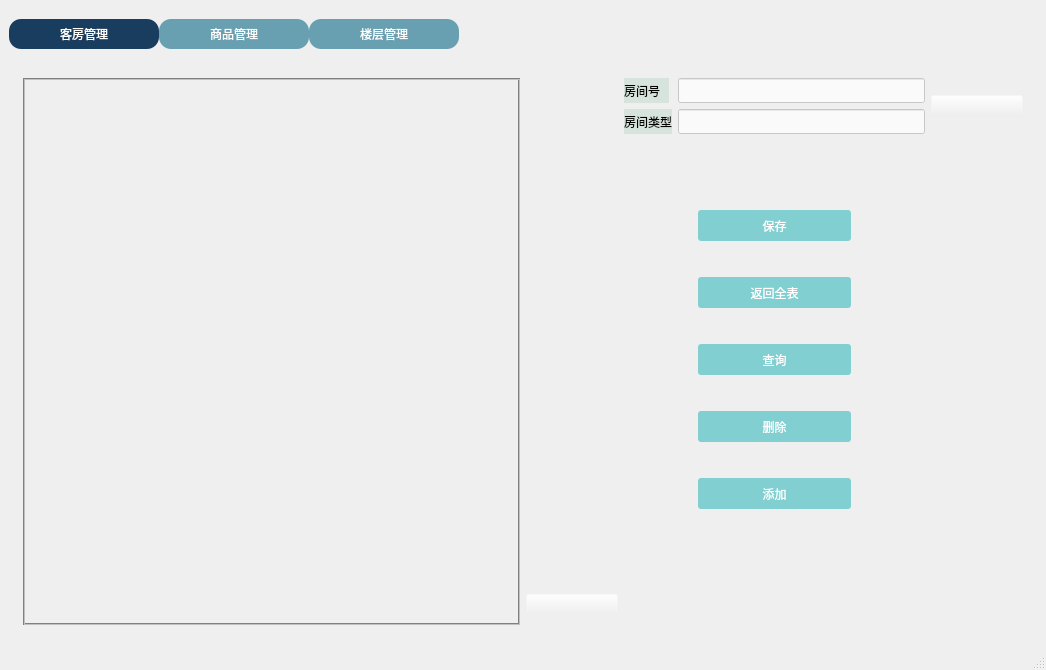
<?xml version="1.0" encoding="UTF-8"?>
<ui version="4.0">
 <class>BasicInformationMainWindow</class>
 <widget class="QMainWindow" name="BasicInformationMainWindow">
  <property name="geometry">
   <rect>
    <x>0</x>
    <y>0</y>
    <width>1046</width>
    <height>670</height>
   </rect>
  </property>
  <property name="font">
   <font>
    <family>微软雅黑</family>
   </font>
  </property>
  <property name="windowTitle">
   <string>MainWindow</string>
  </property>
  <property name="styleSheet">
   <string notr="true">#BasicInformationMainWindow{
border-image: url(:/mainbackground.jpg);
}
#BasicInformationMainWindow *{
border-image: url();
}</string>
  </property>
  <widget class="QWidget" name="centralwidget">
   <property name="font">
    <font>
     <family>微软雅黑</family>
    </font>
   </property>
   <layout class="QGridLayout" name="gridLayout_4">
    <item row="0" column="0">
     <widget class="QTabWidget" name="querybtn_3">
      <property name="enabled">
       <bool>true</bool>
      </property>
      <property name="sizeIncrement">
       <size>
        <width>0</width>
        <height>5</height>
       </size>
      </property>
      <property name="font">
       <font>
        <family>微软雅黑</family>
       </font>
      </property>
      <property name="styleSheet">
       <string notr="true">QTabWidget::pane { 
border-top: rgba(240,240,240,0%); 
border-left: rgba(240,240,240,0%); 
background-color: rgba(240, 240, 240, 0%); 
left:5px; 
right:5px; 
bottom:5px; 
} 
QTabBar::tab{
border-top-left-radius: 12px;
border-top-right-radius: 12px;
border-bottom-right-radius: 12px;
border-bottom-left-radius: 12px; 
min-width:150px;
min-height:30px;
color: rgb(255,255,255);	
margin: 10px, 20px, 10px, 10px;
 }
 
QTabBar::tab::selected{background-color:rgb(25, 61, 95);}
QTabBar::tab::!selected{background-color:rgb(104,160,177);}
</string>
      </property>
      <property name="tabPosition">
       <enum>QTabWidget::North</enum>
      </property>
      <property name="tabShape">
       <enum>QTabWidget::Rounded</enum>
      </property>
      <property name="currentIndex">
       <number>0</number>
      </property>
      <widget class="QWidget" name="atb">
       <attribute name="title">
        <string>客房管理</string>
       </attribute>
       <layout class="QGridLayout" name="gridLayout_5">
        <item row="0" column="0">
         <layout class="QHBoxLayout" name="horizontalLayout_2">
          <item>
           <widget class="QTableView" name="tableView">
            <property name="minimumSize">
             <size>
              <width>462</width>
              <height>0</height>
             </size>
            </property>
            <property name="font">
             <font>
              <family>微软雅黑</family>
             </font>
            </property>
            <property name="styleSheet">
             <string notr="true">QTableView QTableCornerButton::section {
   /*  background: red;
    border: 2px outset red;*/
    color: red;
    background-color: rgba(129, 207, 209, 30%);
    border: 5px solid #f6f7fa;
    border-radius:1px;
    border-color: rgba(129, 207, 209, 30%);
 }
QTableView {
    color: black;                                       /*表格内文字颜色*/
    gridline-color: black;                              /*表格内框颜色*/
    background-color: rgba(108, 108, 108, 0%);               /*表格内背景色*/
    alternate-background-color: rgb(64, 64, 64);
    selection-color: black;                             /*选中区域的文字颜色*/
    selection-background-color: rgb(195, 213, 223);        /*选中区域的背景色*/
    border: 2px groove gray;
    border-radius: 0px;
    padding: 2px 4px;
}
QHeaderView {
    color: black;
    background-color: rgba(195, 213, 223, 0%);/*设置表头空白区域背景色*/
    border: 0px solid rgb(144, 144, 144);
    border:0px solid rgb(191,191,191);
    border-left-color: rgba(255, 255, 255, 0);
    border-top-color: rgba(255, 255, 255, 0);
    border-radius:0px;
    min-height:29px;
}
QHeaderView::section {
    color: black;
    background-color: rgba(129, 207, 209, 30%);
    border: 5px solid #f6f7fa;
    border-radius:1px;
    border-color: rgba(129, 207, 209, 30%);
} </string>
            </property>
           </widget>
          </item>
          <item>
           <layout class="QVBoxLayout" name="verticalLayout_2">
            <item>
             <layout class="QHBoxLayout" name="horizontalLayout">
              <item>
               <layout class="QGridLayout" name="gridLayout">
                <item row="2" column="0">
                 <widget class="QPushButton" name="pushButton_10">
                  <property name="maximumSize">
                   <size>
                    <width>93</width>
                    <height>16777215</height>
                   </size>
                  </property>
                  <property name="styleSheet">
                   <string notr="true">background-color: rgba(240, 240, 240,0%);</string>
                  </property>
                  <property name="text">
                   <string/>
                  </property>
                 </widget>
                </item>
                <item row="1" column="0">
                 <spacer name="verticalSpacer_8">
                  <property name="orientation">
                   <enum>Qt::Vertical</enum>
                  </property>
                  <property name="sizeType">
                   <enum>QSizePolicy::Expanding</enum>
                  </property>
                  <property name="sizeHint" stdset="0">
                   <size>
                    <width>20</width>
                    <height>40</height>
                   </size>
                  </property>
                 </spacer>
                </item>
                <item row="0" column="2">
                 <widget class="QPushButton" name="pushButton_4">
                  <property name="maximumSize">
                   <size>
                    <width>93</width>
                    <height>16777215</height>
                   </size>
                  </property>
                  <property name="styleSheet">
                   <string notr="true">background-color: rgba(240, 240, 240,0%);</string>
                  </property>
                  <property name="text">
                   <string/>
                  </property>
                 </widget>
                </item>
                <item row="1" column="1">
                 <layout class="QGridLayout" name="gridLayout_3">
                  <item row="0" column="0">
                   <spacer name="verticalSpacer_3">
                    <property name="orientation">
                     <enum>Qt::Vertical</enum>
                    </property>
                    <property name="sizeType">
                     <enum>QSizePolicy::Fixed</enum>
                    </property>
                    <property name="sizeHint" stdset="0">
                     <size>
                      <width>20</width>
                      <height>40</height>
                     </size>
                    </property>
                   </spacer>
                  </item>
                  <item row="5" column="0">
                   <widget class="QPushButton" name="addbtn">
                    <property name="minimumSize">
                     <size>
                      <width>153</width>
                      <height>31</height>
                     </size>
                    </property>
                    <property name="maximumSize">
                     <size>
                      <width>153</width>
                      <height>31</height>
                     </size>
                    </property>
                    <property name="font">
                     <font>
                      <family>微软雅黑</family>
                     </font>
                    </property>
                    <property name="styleSheet">
                     <string notr="true">QPushButton { background-color: rgb(129, 207, 209); border-radius: 3px; color: rgb(255, 255, 255); }</string>
                    </property>
                    <property name="text">
                     <string>添加</string>
                    </property>
                   </widget>
                  </item>
                  <item row="3" column="0">
                   <widget class="QPushButton" name="querybtn">
                    <property name="enabled">
                     <bool>true</bool>
                    </property>
                    <property name="minimumSize">
                     <size>
                      <width>153</width>
                      <height>31</height>
                     </size>
                    </property>
                    <property name="maximumSize">
                     <size>
                      <width>153</width>
                      <height>16777215</height>
                     </size>
                    </property>
                    <property name="font">
                     <font>
                      <family>微软雅黑</family>
                     </font>
                    </property>
                    <property name="styleSheet">
                     <string notr="true">QPushButton { background-color: rgb(129, 207, 209); border-radius: 3px; color: rgb(255, 255, 255); }</string>
                    </property>
                    <property name="text">
                     <string>查询</string>
                    </property>
                   </widget>
                  </item>
                  <item row="4" column="0">
                   <widget class="QPushButton" name="deletebtn">
                    <property name="minimumSize">
                     <size>
                      <width>153</width>
                      <height>31</height>
                     </size>
                    </property>
                    <property name="maximumSize">
                     <size>
                      <width>153</width>
                      <height>16777215</height>
                     </size>
                    </property>
                    <property name="font">
                     <font>
                      <family>微软雅黑</family>
                     </font>
                    </property>
                    <property name="styleSheet">
                     <string notr="true">QPushButton { background-color: rgb(129, 207, 209); border-radius: 3px; color: rgb(255, 255, 255); }</string>
                    </property>
                    <property name="text">
                     <string>删除</string>
                    </property>
                   </widget>
                  </item>
                  <item row="2" column="0">
                   <widget class="QPushButton" name="returnbtn">
                    <property name="minimumSize">
                     <size>
                      <width>153</width>
                      <height>31</height>
                     </size>
                    </property>
                    <property name="maximumSize">
                     <size>
                      <width>153</width>
                      <height>16777215</height>
                     </size>
                    </property>
                    <property name="font">
                     <font>
                      <family>微软雅黑</family>
                     </font>
                    </property>
                    <property name="styleSheet">
                     <string notr="true">QPushButton { background-color: rgb(129, 207, 209); border-radius: 3px; color: rgb(255, 255, 255); }</string>
                    </property>
                    <property name="text">
                     <string>返回全表</string>
                    </property>
                   </widget>
                  </item>
                  <item row="1" column="0">
                   <widget class="QPushButton" name="savebtn">
                    <property name="enabled">
                     <bool>true</bool>
                    </property>
                    <property name="minimumSize">
                     <size>
                      <width>153</width>
                      <height>31</height>
                     </size>
                    </property>
                    <property name="maximumSize">
                     <size>
                      <width>153</width>
                      <height>16777215</height>
                     </size>
                    </property>
                    <property name="font">
                     <font>
                      <family>微软雅黑</family>
                     </font>
                    </property>
                    <property name="styleSheet">
                     <string notr="true">QPushButton { background-color: rgb(129, 207, 209); border-radius: 3px; color: rgb(255, 255, 255); }


</string>
                    </property>
                    <property name="text">
                     <string>保存</string>
                    </property>
                   </widget>
                  </item>
                  <item row="6" column="0">
                   <spacer name="verticalSpacer_4">
                    <property name="orientation">
                     <enum>Qt::Vertical</enum>
                    </property>
                    <property name="sizeType">
                     <enum>QSizePolicy::Fixed</enum>
                    </property>
                    <property name="sizeHint" stdset="0">
                     <size>
                      <width>20</width>
                      <height>40</height>
                     </size>
                    </property>
                   </spacer>
                  </item>
                 </layout>
                </item>
                <item row="0" column="0">
                 <spacer name="verticalSpacer">
                  <property name="orientation">
                   <enum>Qt::Vertical</enum>
                  </property>
                  <property name="sizeType">
                   <enum>QSizePolicy::Minimum</enum>
                  </property>
                  <property name="sizeHint" stdset="0">
                   <size>
                    <width>20</width>
                    <height>40</height>
                   </size>
                  </property>
                 </spacer>
                </item>
                <item row="2" column="2">
                 <spacer name="verticalSpacer_2">
                  <property name="orientation">
                   <enum>Qt::Vertical</enum>
                  </property>
                  <property name="sizeType">
                   <enum>QSizePolicy::Fixed</enum>
                  </property>
                  <property name="sizeHint" stdset="0">
                   <size>
                    <width>20</width>
                    <height>40</height>
                   </size>
                  </property>
                 </spacer>
                </item>
                <item row="1" column="2">
                 <spacer name="horizontalSpacer">
                  <property name="orientation">
                   <enum>Qt::Horizontal</enum>
                  </property>
                  <property name="sizeType">
                   <enum>QSizePolicy::Fixed</enum>
                  </property>
                  <property name="sizeHint" stdset="0">
                   <size>
                    <width>40</width>
                    <height>20</height>
                   </size>
                  </property>
                 </spacer>
                </item>
                <item row="0" column="1">
                 <layout class="QGridLayout" name="gridLayout_2">
                  <item row="0" column="1">
                   <widget class="QLineEdit" name="lineEdit_num">
                    <property name="maximumSize">
                     <size>
                      <width>250</width>
                      <height>16777215</height>
                     </size>
                    </property>
                    <property name="font">
                     <font>
                      <family>微软雅黑</family>
                     </font>
                    </property>
                    <property name="styleSheet">
                     <string notr="true">background-color: rgba(255, 255, 255, 70%);</string>
                    </property>
                   </widget>
                  </item>
                  <item row="1" column="1">
                   <widget class="QLineEdit" name="lineEdit_type">
                    <property name="maximumSize">
                     <size>
                      <width>250</width>
                      <height>16777215</height>
                     </size>
                    </property>
                    <property name="font">
                     <font>
                      <family>微软雅黑</family>
                     </font>
                    </property>
                    <property name="styleSheet">
                     <string notr="true">background-color: rgba(255, 255, 255, 70%);</string>
                    </property>
                   </widget>
                  </item>
                  <item row="1" column="0">
                   <widget class="QLabel" name="label_2">
                    <property name="maximumSize">
                     <size>
                      <width>60</width>
                      <height>16777215</height>
                     </size>
                    </property>
                    <property name="font">
                     <font>
                      <family>微软雅黑</family>
                     </font>
                    </property>
                    <property name="styleSheet">
                     <string notr="true">background-color: rgb(215, 228,221);</string>
                    </property>
                    <property name="text">
                     <string>房间类型</string>
                    </property>
                   </widget>
                  </item>
                  <item row="0" column="0">
                   <widget class="QLabel" name="label">
                    <property name="maximumSize">
                     <size>
                      <width>45</width>
                      <height>16777215</height>
                     </size>
                    </property>
                    <property name="font">
                     <font>
                      <family>微软雅黑</family>
                     </font>
                    </property>
                    <property name="styleSheet">
                     <string notr="true">background-color: rgb(215, 228,221);</string>
                    </property>
                    <property name="text">
                     <string>房间号</string>
                    </property>
                   </widget>
                  </item>
                 </layout>
                </item>
               </layout>
              </item>
             </layout>
            </item>
           </layout>
          </item>
         </layout>
        </item>
       </layout>
      </widget>
      <widget class="QWidget" name="tab">
       <attribute name="title">
        <string>商品管理</string>
       </attribute>
       <layout class="QGridLayout" name="gridLayout_8">
        <item row="0" column="0">
         <layout class="QHBoxLayout" name="horizontalLayout_3">
          <item>
           <widget class="QTableView" name="tableView_commodity">
            <property name="minimumSize">
             <size>
              <width>629</width>
              <height>0</height>
             </size>
            </property>
            <property name="font">
             <font>
              <family>微软雅黑</family>
             </font>
            </property>
            <property name="styleSheet">
             <string notr="true">QTableView QTableCornerButton::section {
   /*  background: red;
    border: 2px outset red;*/
    color: red;
    background-color: rgba(129, 207, 209, 30%);
    border: 5px solid #f6f7fa;
    border-radius:1px;
    border-color: rgba(129, 207, 209, 30%);
 }
QTableView {
    color: black;                                       /*表格内文字颜色*/
    gridline-color: black;                              /*表格内框颜色*/
    background-color: rgba(108, 108, 108, 0%);               /*表格内背景色*/
    alternate-background-color: rgb(64, 64, 64);
    selection-color: black;                             /*选中区域的文字颜色*/
    selection-background-color: rgb(195, 213, 223);        /*选中区域的背景色*/
    border: 2px groove gray;
    border-radius: 0px;
    padding: 2px 4px;
}
QHeaderView {
    color: black;
    background-color: rgba(195, 213, 223, 0%);/*设置表头空白区域背景色*/
    border: 0px solid rgb(144, 144, 144);
    border:0px solid rgb(191,191,191);
    border-left-color: rgba(255, 255, 255, 0);
    border-top-color: rgba(255, 255, 255, 0);
    border-radius:0px;
    min-height:29px;
}
QHeaderView::section {
    color: black;
    background-color: rgba(129, 207, 209, 30%);
    border: 5px solid #f6f7fa;
    border-radius:1px;
    border-color: rgba(129, 207, 209, 30%);
} </string>
            </property>
           </widget>
          </item>
          <item>
           <spacer name="horizontalSpacer_2">
            <property name="orientation">
             <enum>Qt::Horizontal</enum>
            </property>
            <property name="sizeType">
             <enum>QSizePolicy::Fixed</enum>
            </property>
            <property name="sizeHint" stdset="0">
             <size>
              <width>40</width>
              <height>20</height>
             </size>
            </property>
           </spacer>
          </item>
          <item>
           <layout class="QVBoxLayout" name="verticalLayout">
            <item>
             <layout class="QGridLayout" name="gridLayout_6">
              <item row="0" column="1">
               <widget class="QLineEdit" name="commodity_no">
                <property name="maximumSize">
                 <size>
                  <width>236</width>
                  <height>16777215</height>
                 </size>
                </property>
                <property name="font">
                 <font>
                  <family>微软雅黑</family>
                 </font>
                </property>
                <property name="styleSheet">
                 <string notr="true">background-color: rgba(255, 255, 255, 70%);</string>
                </property>
               </widget>
              </item>
              <item row="2" column="1">
               <widget class="QLineEdit" name="commodity_type">
                <property name="maximumSize">
                 <size>
                  <width>236</width>
                  <height>16777215</height>
                 </size>
                </property>
                <property name="font">
                 <font>
                  <family>微软雅黑</family>
                 </font>
                </property>
                <property name="styleSheet">
                 <string notr="true">background-color: rgba(255, 255, 255, 70%);</string>
                </property>
               </widget>
              </item>
              <item row="1" column="1">
               <widget class="QLineEdit" name="commodity_name">
                <property name="maximumSize">
                 <size>
                  <width>236</width>
                  <height>16777215</height>
                 </size>
                </property>
                <property name="font">
                 <font>
                  <family>微软雅黑</family>
                 </font>
                </property>
                <property name="styleSheet">
                 <string notr="true">background-color: rgba(255, 255, 255, 70%);</string>
                </property>
               </widget>
              </item>
              <item row="2" column="0">
               <widget class="QLabel" name="label_5">
                <property name="maximumSize">
                 <size>
                  <width>60</width>
                  <height>16777215</height>
                 </size>
                </property>
                <property name="font">
                 <font>
                  <family>微软雅黑</family>
                 </font>
                </property>
                <property name="styleSheet">
                 <string notr="true">background-color: rgb(215, 228,221);</string>
                </property>
                <property name="text">
                 <string>商品类别</string>
                </property>
               </widget>
              </item>
              <item row="3" column="1">
               <widget class="QLineEdit" name="commodity_price">
                <property name="maximumSize">
                 <size>
                  <width>236</width>
                  <height>16777215</height>
                 </size>
                </property>
                <property name="font">
                 <font>
                  <family>微软雅黑</family>
                 </font>
                </property>
                <property name="styleSheet">
                 <string notr="true">background-color: rgba(255, 255, 255, 70%);</string>
                </property>
               </widget>
              </item>
              <item row="1" column="0">
               <widget class="QLabel" name="label_4">
                <property name="maximumSize">
                 <size>
                  <width>60</width>
                  <height>16777215</height>
                 </size>
                </property>
                <property name="font">
                 <font>
                  <family>微软雅黑</family>
                 </font>
                </property>
                <property name="styleSheet">
                 <string notr="true">background-color: rgb(215, 228,221);</string>
                </property>
                <property name="text">
                 <string>商品名称</string>
                </property>
               </widget>
              </item>
              <item row="0" column="0">
               <widget class="QLabel" name="label_3">
                <property name="maximumSize">
                 <size>
                  <width>60</width>
                  <height>16777215</height>
                 </size>
                </property>
                <property name="font">
                 <font>
                  <family>微软雅黑</family>
                 </font>
                </property>
                <property name="styleSheet">
                 <string notr="true">background-color: rgb(215, 228,221);</string>
                </property>
                <property name="text">
                 <string>商品代码</string>
                </property>
               </widget>
              </item>
              <item row="3" column="0">
               <widget class="QLabel" name="label_6">
                <property name="maximumSize">
                 <size>
                  <width>60</width>
                  <height>16777215</height>
                 </size>
                </property>
                <property name="font">
                 <font>
                  <family>微软雅黑</family>
                 </font>
                </property>
                <property name="styleSheet">
                 <string notr="true">background-color: rgb(215, 228,221);</string>
                </property>
                <property name="text">
                 <string>   价格</string>
                </property>
               </widget>
              </item>
             </layout>
            </item>
            <item>
             <layout class="QGridLayout" name="gridLayout_7">
              <item row="0" column="0">
               <spacer name="verticalSpacer_5">
                <property name="orientation">
                 <enum>Qt::Vertical</enum>
                </property>
                <property name="sizeType">
                 <enum>QSizePolicy::Fixed</enum>
                </property>
                <property name="sizeHint" stdset="0">
                 <size>
                  <width>20</width>
                  <height>40</height>
                 </size>
                </property>
               </spacer>
              </item>
              <item row="2" column="1">
               <widget class="QPushButton" name="deletebtn_2">
                <property name="maximumSize">
                 <size>
                  <width>148</width>
                  <height>16777215</height>
                 </size>
                </property>
                <property name="font">
                 <font>
                  <family>微软雅黑</family>
                 </font>
                </property>
                <property name="styleSheet">
                 <string notr="true">QPushButton { background-color: rgb(25,61,95);  color: rgb(255, 255, 255); }</string>
                </property>
                <property name="text">
                 <string>删除</string>
                </property>
               </widget>
              </item>
              <item row="1" column="0">
               <widget class="QPushButton" name="querybtn_2">
                <property name="maximumSize">
                 <size>
                  <width>148</width>
                  <height>16777215</height>
                 </size>
                </property>
                <property name="font">
                 <font>
                  <family>微软雅黑</family>
                 </font>
                </property>
                <property name="styleSheet">
                 <string notr="true">QPushButton { background-color: rgb(25,61,95);  color: rgb(255, 255, 255); }
</string>
                </property>
                <property name="text">
                 <string>查询</string>
                </property>
               </widget>
              </item>
              <item row="2" column="0">
               <widget class="QPushButton" name="addbtn_2">
                <property name="maximumSize">
                 <size>
                  <width>148</width>
                  <height>16777215</height>
                 </size>
                </property>
                <property name="font">
                 <font>
                  <family>微软雅黑</family>
                 </font>
                </property>
                <property name="styleSheet">
                 <string notr="true">QPushButton { background-color: rgb(25,61,95);  color: rgb(255, 255, 255); }</string>
                </property>
                <property name="text">
                 <string>增加</string>
                </property>
               </widget>
              </item>
              <item row="1" column="1">
               <widget class="QPushButton" name="pushButton_2">
                <property name="maximumSize">
                 <size>
                  <width>148</width>
                  <height>16777215</height>
                 </size>
                </property>
                <property name="font">
                 <font>
                  <family>微软雅黑</family>
                 </font>
                </property>
                <property name="styleSheet">
                 <string notr="true">QPushButton { background-color: rgb(25,61,95);  color: rgb(255, 255, 255); }</string>
                </property>
                <property name="text">
                 <string>保存</string>
                </property>
               </widget>
              </item>
             </layout>
            </item>
            <item>
             <widget class="QPushButton" name="fanhui_pushButton">
              <property name="font">
               <font>
                <family>微软雅黑</family>
               </font>
              </property>
              <property name="text">
               <string>返回全表</string>
              </property>
             </widget>
            </item>
           </layout>
          </item>
         </layout>
        </item>
       </layout>
      </widget>
      <widget class="QWidget" name="tab_2">
       <attribute name="title">
        <string>楼层管理</string>
       </attribute>
       <layout class="QGridLayout" name="gridLayout_10">
        <item row="0" column="0">
         <layout class="QHBoxLayout" name="horizontalLayout_4">
          <item>
           <widget class="QTableView" name="tableView_2">
            <property name="minimumSize">
             <size>
              <width>589</width>
              <height>0</height>
             </size>
            </property>
            <property name="font">
             <font>
              <family>微软雅黑</family>
             </font>
            </property>
            <property name="styleSheet">
             <string notr="true">QTableView QTableCornerButton::section {
   /*  background: red;
    border: 2px outset red;*/
    color: red;
    background-color: rgba(129, 207, 209, 30%);
    border: 5px solid #f6f7fa;
    border-radius:1px;
    border-color: rgba(129, 207, 209, 30%);
 }
QTableView {
    color: black;                                       /*表格内文字颜色*/
    gridline-color: black;                              /*表格内框颜色*/
    background-color: rgba(108, 108, 108, 0%);               /*表格内背景色*/
    alternate-background-color: rgb(64, 64, 64);
    selection-color: black;                             /*选中区域的文字颜色*/
    selection-background-color: rgb(195, 213, 223);        /*选中区域的背景色*/
    border: 2px groove gray;
    border-radius: 0px;
    padding: 2px 4px;
}
QHeaderView {
    color: black;
    background-color: rgba(195, 213, 223, 0%);/*设置表头空白区域背景色*/
    border: 0px solid rgb(144, 144, 144);
    border:0px solid rgb(191,191,191);
    border-left-color: rgba(255, 255, 255, 0);
    border-top-color: rgba(255, 255, 255, 0);
    border-radius:0px;
    min-height:29px;
}
QHeaderView::section {
    color: black;
    background-color: rgba(129, 207, 209, 30%);
    border: 5px solid #f6f7fa;
    border-radius:1px;
    border-color: rgba(129, 207, 209, 30%);
} </string>
            </property>
           </widget>
          </item>
          <item>
           <spacer name="horizontalSpacer_3">
            <property name="orientation">
             <enum>Qt::Horizontal</enum>
            </property>
            <property name="sizeType">
             <enum>QSizePolicy::Fixed</enum>
            </property>
            <property name="sizeHint" stdset="0">
             <size>
              <width>40</width>
              <height>20</height>
             </size>
            </property>
           </spacer>
          </item>
          <item>
           <layout class="QGridLayout" name="gridLayout_9">
            <item row="1" column="0">
             <widget class="QLineEdit" name="floor_edit">
              <property name="maximumSize">
               <size>
                <width>121</width>
                <height>16777215</height>
               </size>
              </property>
              <property name="font">
               <font>
                <family>微软雅黑</family>
               </font>
              </property>
              <property name="styleSheet">
               <string notr="true">background-color: rgba(255, 255, 255, 70%);</string>
              </property>
             </widget>
            </item>
            <item row="5" column="0">
             <widget class="QPushButton" name="pushbtn_addfloor">
              <property name="maximumSize">
               <size>
                <width>121</width>
                <height>16777215</height>
               </size>
              </property>
              <property name="font">
               <font>
                <family>微软雅黑</family>
               </font>
              </property>
              <property name="styleSheet">
               <string notr="true">QPushButton { background-color: rgb(104, 160, 177);  color: rgb(255, 255, 255); }</string>
              </property>
              <property name="text">
               <string>增加</string>
              </property>
             </widget>
            </item>
            <item row="2" column="0">
             <widget class="QPushButton" name="pushButton">
              <property name="maximumSize">
               <size>
                <width>121</width>
                <height>16777215</height>
               </size>
              </property>
              <property name="font">
               <font>
                <family>微软雅黑</family>
               </font>
              </property>
              <property name="styleSheet">
               <string notr="true">QPushButton { background-color: rgb(104, 160, 177);  color: rgb(255, 255, 255); }</string>
              </property>
              <property name="text">
               <string>查询</string>
              </property>
             </widget>
            </item>
            <item row="4" column="0">
             <widget class="QPushButton" name="pushButton_3">
              <property name="maximumSize">
               <size>
                <width>121</width>
                <height>16777215</height>
               </size>
              </property>
              <property name="font">
               <font>
                <family>微软雅黑</family>
               </font>
              </property>
              <property name="styleSheet">
               <string notr="true">QPushButton { background-color: rgb(104, 160, 177);  color: rgb(255, 255, 255); }</string>
              </property>
              <property name="text">
               <string>删除</string>
              </property>
             </widget>
            </item>
            <item row="0" column="0">
             <widget class="QPushButton" name="pushButton_5">
              <property name="maximumSize">
               <size>
                <width>113</width>
                <height>16777215</height>
               </size>
              </property>
              <property name="font">
               <font>
                <family>微软雅黑</family>
               </font>
              </property>
              <property name="styleSheet">
               <string notr="true">QPushButton { 
background-color: rgba(215, 228,221,0%);  
color: black; }</string>
              </property>
              <property name="text">
               <string>楼层</string>
              </property>
             </widget>
            </item>
            <item row="3" column="0">
             <widget class="QPushButton" name="pushButton_6">
              <property name="font">
               <font>
                <family>微软雅黑</family>
               </font>
              </property>
              <property name="text">
               <string>返回全表</string>
              </property>
             </widget>
            </item>
           </layout>
          </item>
         </layout>
        </item>
        <item row="0" column="1">
         <spacer name="horizontalSpacer_4">
          <property name="orientation">
           <enum>Qt::Horizontal</enum>
          </property>
          <property name="sizeType">
           <enum>QSizePolicy::Fixed</enum>
          </property>
          <property name="sizeHint" stdset="0">
           <size>
            <width>40</width>
            <height>20</height>
           </size>
          </property>
         </spacer>
        </item>
       </layout>
      </widget>
     </widget>
    </item>
   </layout>
  </widget>
  <widget class="QMenuBar" name="menubar">
   <property name="geometry">
    <rect>
     <x>0</x>
     <y>0</y>
     <width>1046</width>
     <height>26</height>
    </rect>
   </property>
  </widget>
  <widget class="QStatusBar" name="statusbar"/>
 </widget>
 <tabstops>
  <tabstop>querybtn_3</tabstop>
  <tabstop>tableView</tabstop>
 </tabstops>
 <resources/>
 <connections/>
</ui>
